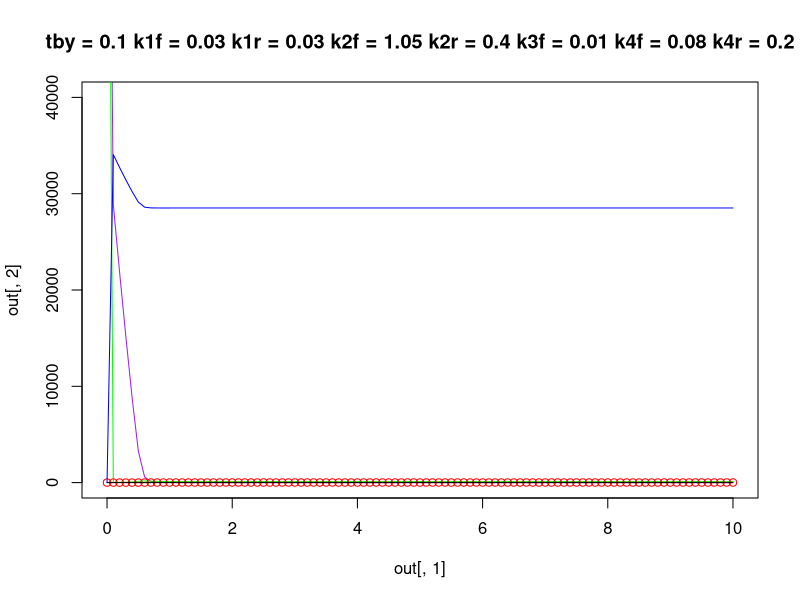

Source code (R):
## ---- chunk 1
library(knitr)
knitr::opts_chunk$set(comment = NA, fig.width = 5, fig.height = 10, fig.align = "center")

library(deSolve)
library(ggplot2)
library(gridExtra)

tstart <- 0
tstop <- 10
tby <- 0.1
A0 <- 10^5
B0 <- 10^5
C0 <- 0 # want 10
D0 <- 0
E0 <- 0
#F0 <- 0
k1f <- .03   # adds C,   subs A&B
k1r <- .03  # adds A&B, subs C
k2f <- 1.05  # adds E,   subs B&C
k2r <- .4  # adds B&C
k3f <- .01  # adds D,   subs C
k4f <- .08  # adds C,   subs A&E
k4r <- .2   # adds A&E, subs C


negfeed <- function(t, init, parameters)
{
  with(as.list(c(init,parameters)),{
    dA <- k1r*C - k1f*A*B - 1.5*k4f*A^1.5*C + 1.5*k4r*F 
    dB <- k1r*C - k1f*A*B - 1.5*k2f*B^1.5*C + 1.5*k2r*E
    dC <- k1f*A*B - k1r*C - k3f*C - k2f*B^1.5*C - k4f*A^1.5*C + k2r*E + k4r*F
    dD <- k3f*C
    dE <- k2f*B^1.5*C - k2r*E
#    dF <- k4f*A^1.5*C - k4r*F
    list(c(dA,dB,dC,dD,dE))  
  })
}

times <- seq(tstart, tstop, by = tby)
init <- c(A=A0,B=B0,C=C0,D=D0,E=E0)

tmain <- paste("tby =",tby,"k1f =",k1f,"k1r =",k1r,"k2f =",k2f,"k2r =",k2r,"k3f =",k3f,
               "k4f =",k4f,"k4r =",k4r)
out <- ode(y=init,time=times,func=negfeed,parms=NULL)
out

#axis(2, at = seq(0,100000,by=10000))  
#pch=21 WAS working at one point with type="p"
#lines(out[,1],out[,7], type = "l", col="pink")

plot(out[,1],out[,2], type = "l", col="purple", ylim=c(0,40000),main = tmain) 
lines(out[,1],out[,3], type = "l", col="green")   
lines(out[,1],out[,4], type = "p", pch=21, col="red")   
lines(out[,1],out[,5], type = "l", col="black")   
lines(out[,1],out[,6], type = "l", col="blue")
